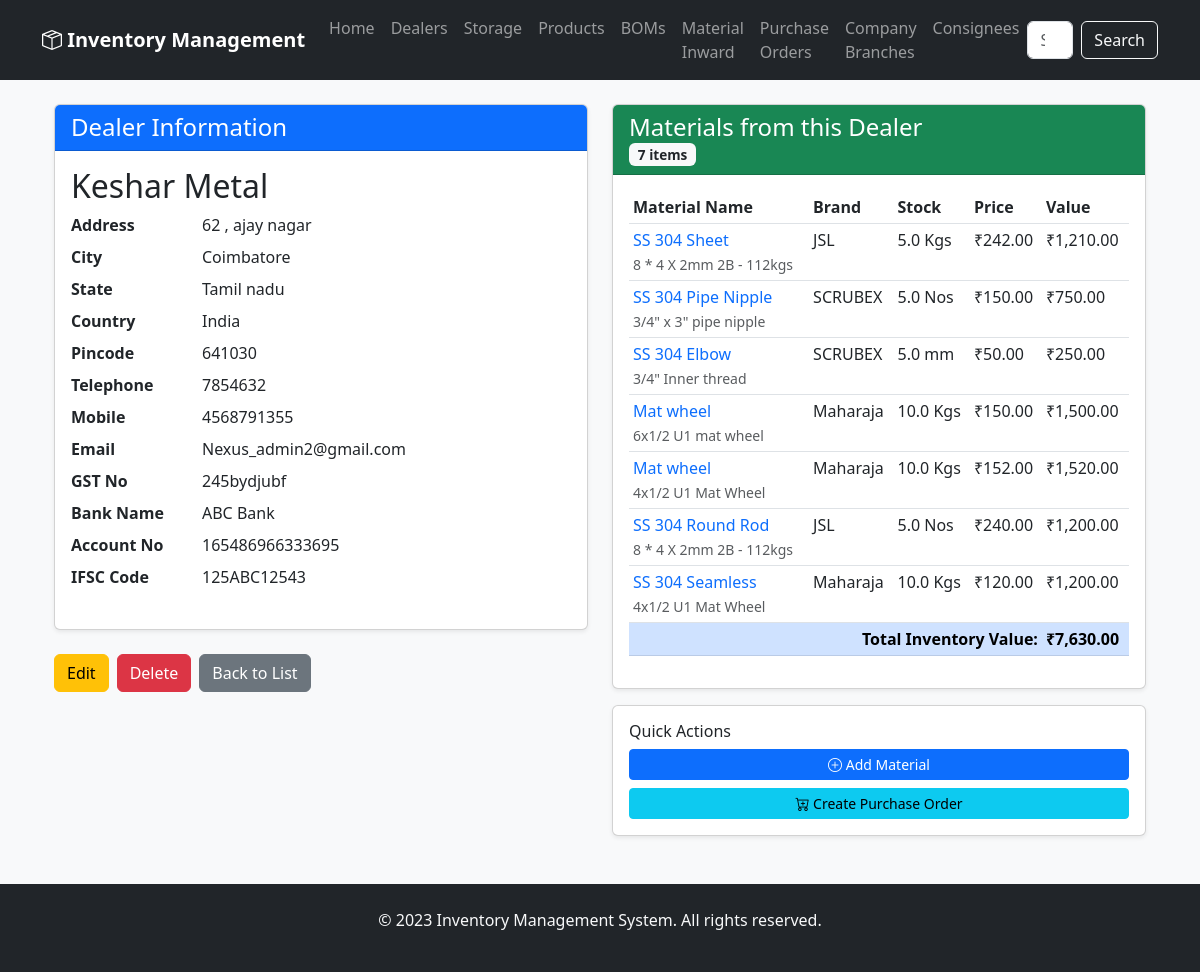
Page /dealers/details/1 on the committed database.
### app/models.py (models this page shows)
class Dealer(Base):
    __tablename__ = 'dealer'
    id = Column(Integer, primary_key=True)
    name = Column(String(120), nullable=False)
    address = Column(String(250))
    city = Column(String(100))
    state = Column(String(100))
    country = Column(String(100))
    pincode = Column(String(20))
    telephone = Column(String(50))
    mobile = Column(String(50))
    email = Column(String(120))
    gst_no = Column(String(50))
    bank_name = Column(String(100))
    account_no = Column(String(100))
    ifsc_code = Column(String(50))
    materials = relationship('Storage', back_populates='dealer', lazy='dynamic')

class Storage(Base):
    __tablename__ = 'storage'
    id = Column(Integer, primary_key=True)
    base_name = Column(String(128))
    defined_name_with_spec = Column(String(256))
    brand = Column(String(128))
    hsn_code = Column(String(32))
    dealer_id = Column(Integer, ForeignKey('dealer.id'))
    tax = Column(Float)
    price = Column(Float)
    current_stock = Column(Float)
    units = Column(String(32))
    created_at = Column(DateTime, default=datetime.now)  # Make sure this exists
    updated_at = Column(DateTime, default=datetime.now, onupdate=datetime.now)  # And this
    dealer = relationship('Dealer', back_populates='materials')
    product_materials = relationship('ProductMaterial', back_populates='storage')
    bom_materials = relationship('BOMMaterial', back_populates='storage')
    supply_items = relationship('BOMSupplyItem', back_populates='storage')
    po_items = relationship('PurchaseOrderItem', back_populates='material')

### app/routers/dealers.py (the view)
@router.get("/details/{dealer_id}", response_class=HTMLResponse)
async def dealer_details(request: Request, dealer_id: int, db: Session = Depends(get_db)):
    try:
        dealer = db.query(models.Dealer).filter(models.Dealer.id == dealer_id).first()
        if dealer is None:
            return templates.TemplateResponse("error.html", {
                "request": request,
                "status_code": 404,
                "detail": f"Dealer with ID {dealer_id} not found"
            })
        materials = db.query(models.Storage).filter(models.Storage.dealer_id == dealer_id).all()
        total_value = sum(
            material.price * material.current_stock
            for material in materials
            if material.price and material.current_stock
        )
        return templates.TemplateResponse("dealer_details.html", {
            "request": request,
            "dealer": dealer,
            "materials": materials,
            "total_value": total_value,
            "materials_count": len(materials)
        })
    except Exception as e:
        print(f"Error loading dealer details: {e}")
        return templates.TemplateResponse("error.html", {
            "request": request,
            "status_code": 500,
            "detail": f"Error loading dealer details: {str(e)}"
        })

### app/templates/dealer_details.html (shortened to what this page needs)
{% extends "base.html" %}
{% block content %}
<div class="container mt-4">
    <div class="row">
        <div class="col-md-6">
            <div class="card shadow-sm mb-4">
                <div class="card-header bg-primary text-white">
                    <h4 class="mb-0">Dealer Information</h4>
                </div>
                <div class="card-body">
                    <h2>{{ dealer.name }}</h2>
                    <dl class="row">
                        <dt class="col-sm-3">Address</dt>
                        <dd class="col-sm-9">{{ dealer.address or 'N/A' }}</dd>
                        <dt class="col-sm-3">City</dt>
                        <dd class="col-sm-9">{{ dealer.city or 'N/A' }}</dd>
                        <dt class="col-sm-3">State</dt>
                        <dd class="col-sm-9">{{ dealer.state or 'N/A' }}</dd>
                        <dt class="col-sm-3">Country</dt>
                        <dd class="col-sm-9">{{ dealer.country or 'N/A' }}</dd>
                        <dt class="col-sm-3">Pincode</dt>
                        <dd class="col-sm-9">{{ dealer.pincode or 'N/A' }}</dd>
                        <dt class="col-sm-3">Telephone</dt>
                        <dd class="col-sm-9">{{ dealer.telephone or 'N/A' }}</dd>
                        <dt class="col-sm-3">Mobile</dt>
                        <dd class="col-sm-9">{{ dealer.mobile or 'N/A' }}</dd>
                        <dt class="col-sm-3">Email</dt>
                        <dd class="col-sm-9">{{ dealer.email or 'N/A' }}</dd>
                        <dt class="col-sm-3">GST No</dt>
                        <dd class="col-sm-9">{{ dealer.gst_no or 'N/A' }}</dd>
                        <dt class="col-sm-3">Bank Name</dt>
                        <dd class="col-sm-9">{{ dealer.bank_name or 'N/A' }}</dd>
                        <dt class="col-sm-3">Account No</dt>
                        <dd class="col-sm-9">{{ dealer.account_no or 'N/A' }}</dd>
                        <dt class="col-sm-3">IFSC Code</dt>
                        <dd class="col-sm-9">{{ dealer.ifsc_code or 'N/A' }}</dd>
                    </dl>
                </div>
            </div>
            <div class="d-flex gap-2">
                <a href="/dealers/edit/{{ dealer.id }}" class="btn btn-warning">Edit</a>
                <form action="/dealers/delete/{{ dealer.id }}" method="POST" onsubmit="return confirm('Are you sure you want to delete this dealer?');">
                    <button type="submit" class="btn btn-danger">Delete</button>
                </form>
                <a href="/dealers" class="btn btn-secondary">Back to List</a>
            </div>
        </div>
        <div class="col-md-6">
            <div class="card shadow-sm">
                <div class="card-header bg-success text-white">
                    <h4 class="mb-0">Materials from this Dealer</h4>
                    <span class="badge bg-light text-dark">{{ materials_count }} items</span>
                </div>
                <div class="card-body">
                    {% if materials %}
                        <div class="table-responsive">
                            <table class="table table-sm table-hover">
                                <thead>
                                    <tr>
                                        <th>Material Name</th>
                                        <th>Brand</th>
                                        <th>Stock</th>
                                        <th>Price</th>
                                        <th>Value</th>
                                    </tr>
                                </thead>
                                <tbody>
                                    {% for material in materials %}
                                    <tr>
                                        <td>
                                            <a href="/storage/details/{{ material.id }}" class="text-decoration-none">
                                                {{ material.base_name }}
                                            </a>
                                            {% if material.defined_name_with_spec %}
                                                <br><small class="text-muted">{{ material.defined_name_with_spec }}</small>
                                            {% endif %}
                                        </td>
                                        <td>{{ material.brand or 'N/A' }}</td>
                                        <td>{{ material.current_stock }} {{ material.units or '' }}</td>
                                        <td>{{ material.price|currency if material.price else 'N/A' }}</td>
                                        <td>
                                            {% if material.price and material.current_stock %}
                                                {{ (material.price * material.current_stock)|currency }}
                                            {% else %}
                                                N/A
                                            {% endif %}
                                        </td>
                                    </tr>
                                    {% endfor %}
                                </tbody>
                                <tfoot>
                                    <tr class="table-primary">
                                        <td colspan="4" class="text-end"><strong>Total Inventory Value:</strong></td>
                                        <td><strong>{{ total_value|currency }}</strong></td>
                                    </tr>
                                </tfoot>
                            </table>
                        </div>
                    {% endif %}
                </div>
            </div>
            <div class="card mt-3">
                <div class="card-body">
                    <h6 class="card-title">Quick Actions</h6>
                    <div class="d-grid gap-2">
                        <a href="/storage/add?dealer_id={{ dealer.id }}" class="btn btn-sm btn-primary">
                            <i class="bi bi-plus-circle"></i> Add Material
                        </a>
                        <a href="/purchase_orders/add?dealer_id={{ dealer.id }}" class="btn btn-sm btn-info">
                            <i class="bi bi-cart-plus"></i> Create Purchase Order
                        </a>
                    </div>
                </div>
            </div>
        </div>
    </div>
</div>
{% endblock %}

### app/static/css/style.css (style rules this page uses)
body { background-color: #f8f9fa; }
.card { box-shadow: 0 0.125rem 0.25rem rgba(0, 0, 0, 0.075); transition: box-shadow 0.15s ease-in-out; }
.badge { font-size: 0.85em; }

### rows in the picture
Dealer: name "Keshar Metal", address "62 , ajay nagar", city "Coimbatore", state "Tamil nadu", country "India", pincode "641030", telephone "7854632", mobile "4568791355", email "Nexus_admin2@gmail.com", gst_no "245bydjubf", bank_name "ABC Bank", account_no "165486966333695", ifsc_code "125ABC12543"
Storage: base_name "SS 304 Sheet", defined_name_with_spec "8 * 4 X 2mm 2B - 112kgs", brand "JSL", current_stock "5.0", units "Kgs", price "₹242.00", (material.price*material.current_stock)|currency "₹1,210.00"
Storage: base_name "SS 304 Pipe Nipple", defined_name_with_spec "3/4\" x 3\" pipe nipple", brand "SCRUBEX", current_stock "5.0", units "Nos", price "₹150.00", (material.price*material.current_stock)|currency "₹750.00"
Storage: base_name "SS 304 Elbow", defined_name_with_spec "3/4\" Inner thread", brand "SCRUBEX", current_stock "5.0", units "mm", price "₹50.00", (material.price*material.current_stock)|currency "₹250.00"
Storage: base_name "Mat wheel", defined_name_with_spec "6x1/2 U1 mat wheel", brand "Maharaja", current_stock "10.0", units "Kgs", price "₹150.00", (material.price*material.current_stock)|currency "₹1,500.00"
Storage: base_name "Mat wheel", defined_name_with_spec "4x1/2 U1 Mat Wheel", brand "Maharaja", current_stock "10.0", units "Kgs", price "₹152.00", (material.price*material.current_stock)|currency "₹1,520.00"
Storage: base_name "SS 304 Round Rod", defined_name_with_spec "8 * 4 X 2mm 2B - 112kgs", brand "JSL", current_stock "5.0", units "Nos", price "₹240.00", (material.price*material.current_stock)|currency "₹1,200.00"
Storage: base_name "SS 304 Seamless", defined_name_with_spec "4x1/2 U1 Mat Wheel", brand "Maharaja", current_stock "10.0", units "Kgs", price "₹120.00", (material.price*material.current_stock)|currency "₹1,200.00"

### other values in the picture
{{ materials_count }} "7"
{{ total_value|currency }} "₹7,630.00"
